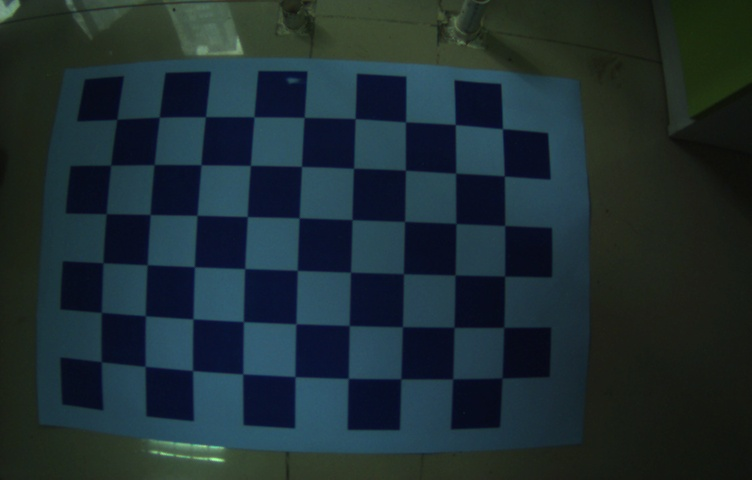
//> input picture mono_extrinc_calib/1.jpg, 752 x 480 px
$ ./lk_match   (built with g++ and OpenCV 4)
//> lines starting //> are read from the running program, lines starting //| are printed output that depends on the picture
#include <iostream>
#include <opencv2/core/core.hpp>
#include <opencv2/highgui/highgui.hpp>
#include <opencv2/imgproc/imgproc.hpp>
#include <opencv2/features2d/features2d.hpp>
#include <opencv2/xfeatures2d/nonfree.hpp>
#include "opencv2/calib3d/calib3d.hpp"
#include <vector>
#include <cmath>
#include <opencv2/opencv.hpp>

using namespace std;
using namespace cv;


bool readIntrinsic(const string &file_path, cv::Mat &K_Mat, cv::Mat &DistCoef, cv::Size &imageSize)
{
    cv::FileStorage fs(file_path, cv::FileStorage::READ);
    if (!fs.isOpened())
        return false;

    DistCoef.at<double>(0) = fs["Camera.k1"];
    DistCoef.at<double>(1) = fs["Camera.k2"];
    DistCoef.at<double>(2) = fs["Camera.p1"];
    DistCoef.at<double>(3) = fs["Camera.p2"];

    K_Mat.at<double>(0,0) = fs["Camera.fx"];
    K_Mat.at<double>(1,1) = fs["Camera.fy"];
    K_Mat.at<double>(0,2) = fs["Camera.cx"];
    K_Mat.at<double>(1,2) = fs["Camera.cy"];

    imageSize.height = fs["Camera.height"];
    imageSize.width = fs["Camera.width"];

    cout<<"________________________________________"<<endl;
    cout << endl << "Camera Parameters: " << endl;
    cout << "- fx: " << K_Mat.at<double>(0,0) << endl;
    cout << "- fy: " << K_Mat.at<double>(1,1) << endl;
    cout << "- cx: " << K_Mat.at<double>(0,2) << endl;
    cout << "- cy: " << K_Mat.at<double>(1,2) << endl;
    cout << "- k1: " << DistCoef.at<double>(0) << endl;
    cout << "- k2: " << DistCoef.at<double>(1) << endl;
    cout << "- p1: " << DistCoef.at<double>(2) << endl;
    cout << "- p2: " << DistCoef.at<double>(3) << endl;
    cout<<"________________________________________"<<endl;
    return true;
}

int main(int argc, char **argv)
{
    string file_path = "./camera.yaml"; // camera_fisheye_ankobot
    cout<<"intrinsic file: "<<file_path<<endl;
    cv::Mat K_Mat = cv::Mat::eye(3, 3, CV_64F);
    cv::Mat DistCoef = cv::Mat(4, 1, CV_64F);
    cv::Size imageSize;
    //cv::Mat DistCoef_Zero = cv::Mat::zeros(4, 1, CV_64F);
    if(!readIntrinsic(file_path, K_Mat, DistCoef, imageSize))
        return 1;

    cv::Mat mapx, mapy; //内部存的是重映射之后的坐标，不是像素值
    cv::Mat R = cv::Mat::eye(3,3, CV_32F);
    cv::fisheye::initUndistortRectifyMap(K_Mat, DistCoef, R, K_Mat,
                                         imageSize, CV_32FC1, mapx, mapy);


    Mat srcImg1, srcImg2;
    if(argc > 2)
    {
        srcImg1 = imread(string(argv[1]), IMREAD_GRAYSCALE);      //待配准图
        srcImg2 = imread(string(argv[2]), IMREAD_GRAYSCALE);      //基准图
    }
    else
    {
        srcImg1 = imread("1.jpg", IMREAD_GRAYSCALE);      //待配准图
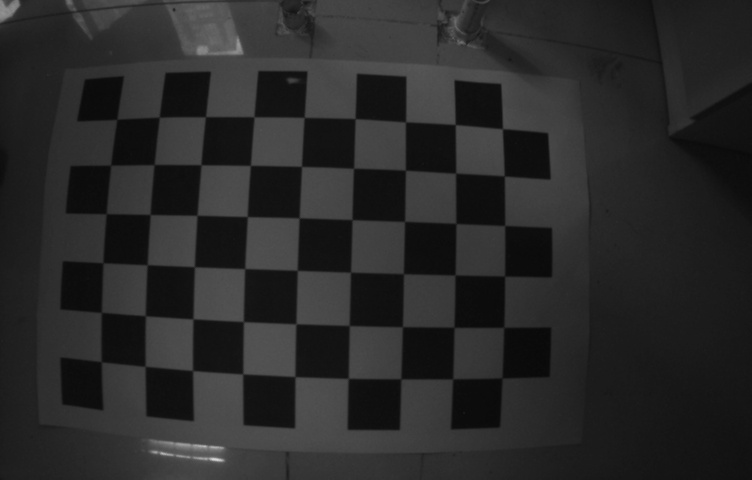
//> srcImg1: 480 rows x 752 cols, CV_8UC1; min 8, max 216, mean 41
        srcImg2 = imread("2.jpg", IMREAD_GRAYSCALE);      //基准图
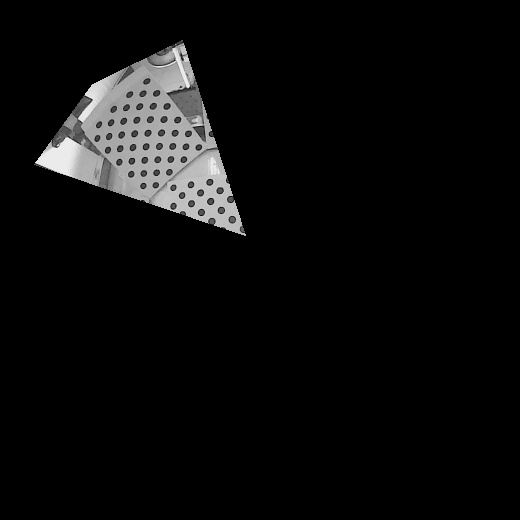
//> input picture calib_with_circle_grid/build/2.jpg, 520 x 520 px
//> srcImg2 is the input picture: 520 rows x 520 cols, CV_8UC1; min 0, max 244, mean 12.1
    }

    cv::remap(srcImg1, srcImg1, mapx, mapy, cv::INTER_LINEAR);
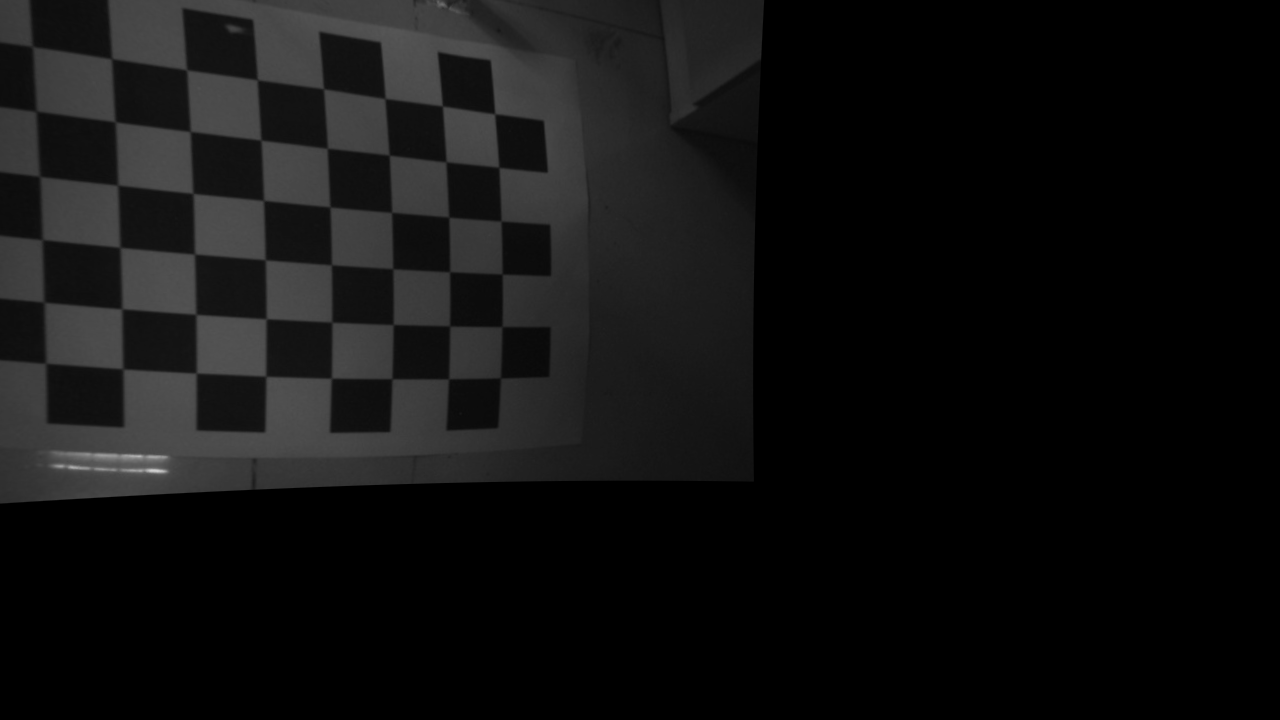
//> srcImg1: 720 rows x 1280 cols, CV_8UC1; min 0, max 208, mean 16.8
    cv::remap(srcImg2, srcImg2, mapx, mapy, cv::INTER_LINEAR);
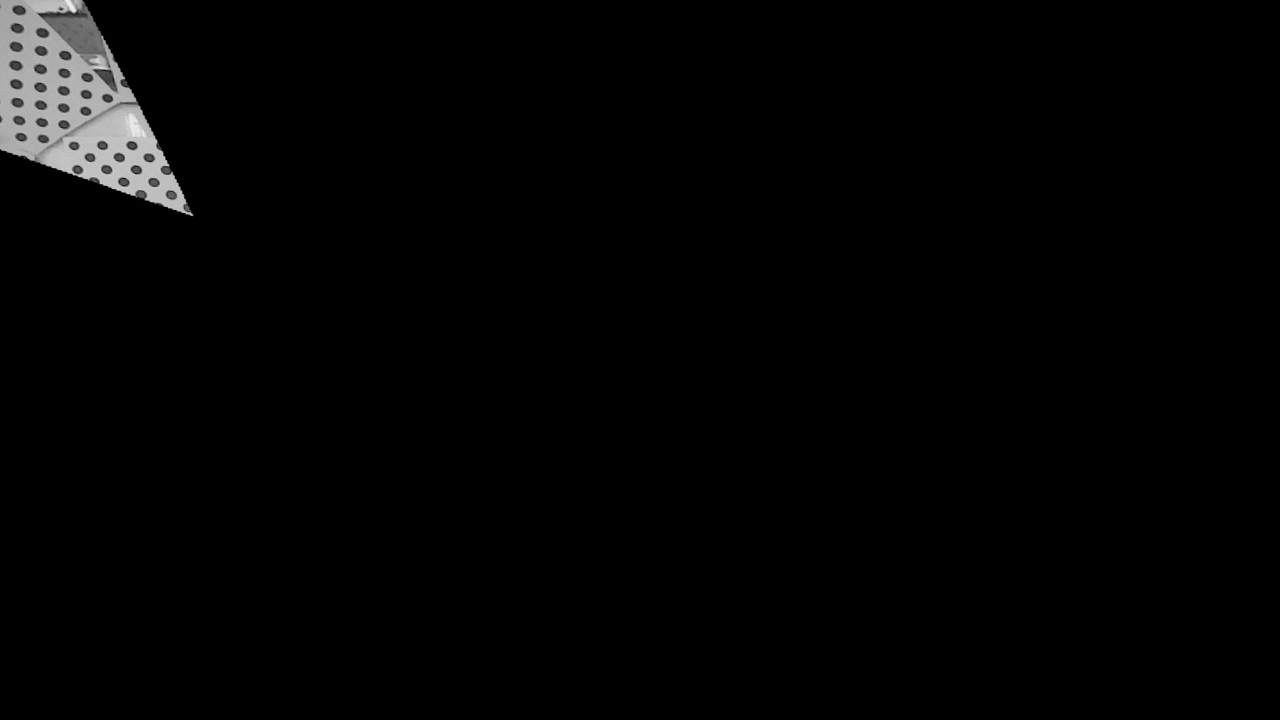
//> srcImg2: 720 rows x 1280 cols, CV_8UC1; min 0, max 238, mean 4

// [6 lines of commented-out code are left out]

    if(srcImg1.empty() || srcImg2.empty())
    {
        cout<< "error to open image!" << endl;
        return 0;
    }


    vector<cv::Point2f> lKeyPoints;
    vector<cv::KeyPoint> keyPoints;
    cv::Ptr<cv::FastFeatureDetector> cornorDetector = cv::FastFeatureDetector::create(20);
    cornorDetector->detect(srcImg1, keyPoints);
//> keyPoints = 67 keypoints; strongest (x, y, size): (165, 471, 7), (140, 456, 7), (165, 457, 7), (70, 467, 7)


    vector<cv::Point2f> lastPts, curPts;
    cv::Mat tmpImage = srcImg1.clone();
    if(tmpImage.channels() == 1)
        cv::cvtColor(tmpImage, tmpImage, CV_GRAY2BGR);
    for(cv::KeyPoint ele:keyPoints)
    {
        lKeyPoints.push_back(ele.pt);
        lastPts.push_back(ele.pt);
        cv::circle(tmpImage, ele.pt, 10, cv::Scalar(0, 240, 0), 1);
    }
//> this loop made 67 passes
//> ele on passes 1 to 12: keypoint at (442, 4), size 7, keypoint at (445, 6), size 7, keypoint at (184, 10), size 7, keypoint at (321, 34), size 7, keypoint at (379, 43), size 7, keypoint at (439, 53), size 7, keypoint at (489, 61), size 7, keypoint at (259, 82), size 7, keypoint at (325, 91), size 7, keypoint at (383, 96), size 7, keypoint at (387, 101), size 7, keypoint at (441, 104), size 7
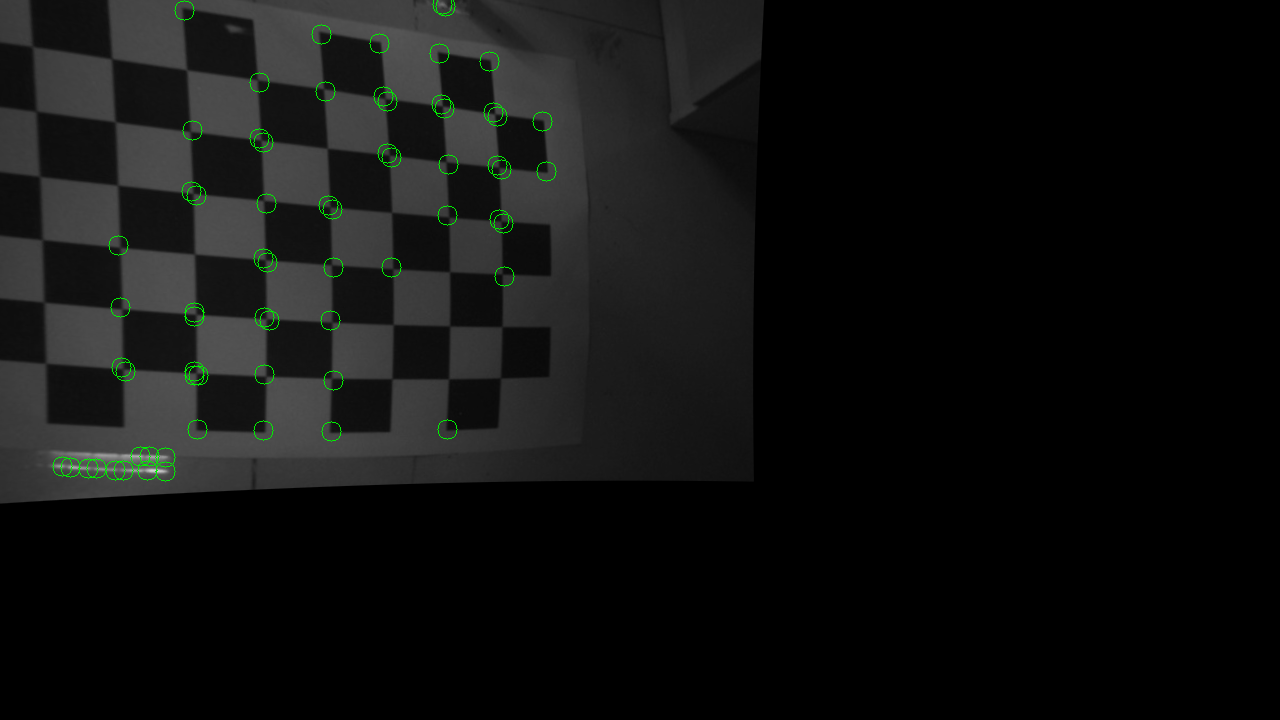
//> tmpImage: 720 rows x 1280 cols, CV_8UC3; mean B, G, R 16.6, 17.6, 16.6
//> after the loop, lKeyPoints = 67 Points (x, y), first 12: [442, 4], [445, 6], [184, 10], [321, 34], [379, 43], [439, 53], [489, 61], [259, 82], [325, 91], [383, 96], [387, 101], [441, 104]; lastPts has the same summary as lKeyPoints

    cv::imshow("tmpImage1", tmpImage);

    vector<unsigned char> status;
    vector<float> errors;
    cv::calcOpticalFlowPyrLK(srcImg1, srcImg2, lastPts, curPts, status, errors);
//> curPts = 67 Points (x, y), first 12: [437.2, -91.43], [447.7, -79.78], [258.1, -92.1], [390.7, -93.98], [298.9, -88.11], [381.7, -45.57], [545.5, -12.78], [221.9, -56.26], [395.8, -57.82], [317.1, -44.62], [300.6, -87.56], [389.8, -36.43]; status = 67 values, max 1 at index 13, min 0 at index 0, mean 0.507; errors = 67 values, max 94.72 at index 25, min 0 at index 0, mean 24.47

    tmpImage = srcImg2.clone();
    if(tmpImage.channels() == 1)
        cv::cvtColor(tmpImage, tmpImage, CV_GRAY2BGR);
    int size = curPts.size();
//> size = 67
    for(int i=0; i< size; i++)
    {
        if(status[i])
        {
            cv::circle(tmpImage, curPts[i], 10, cv::Scalar(0, 240, 0), 1);
        }
    }
//> this loop made 67 passes
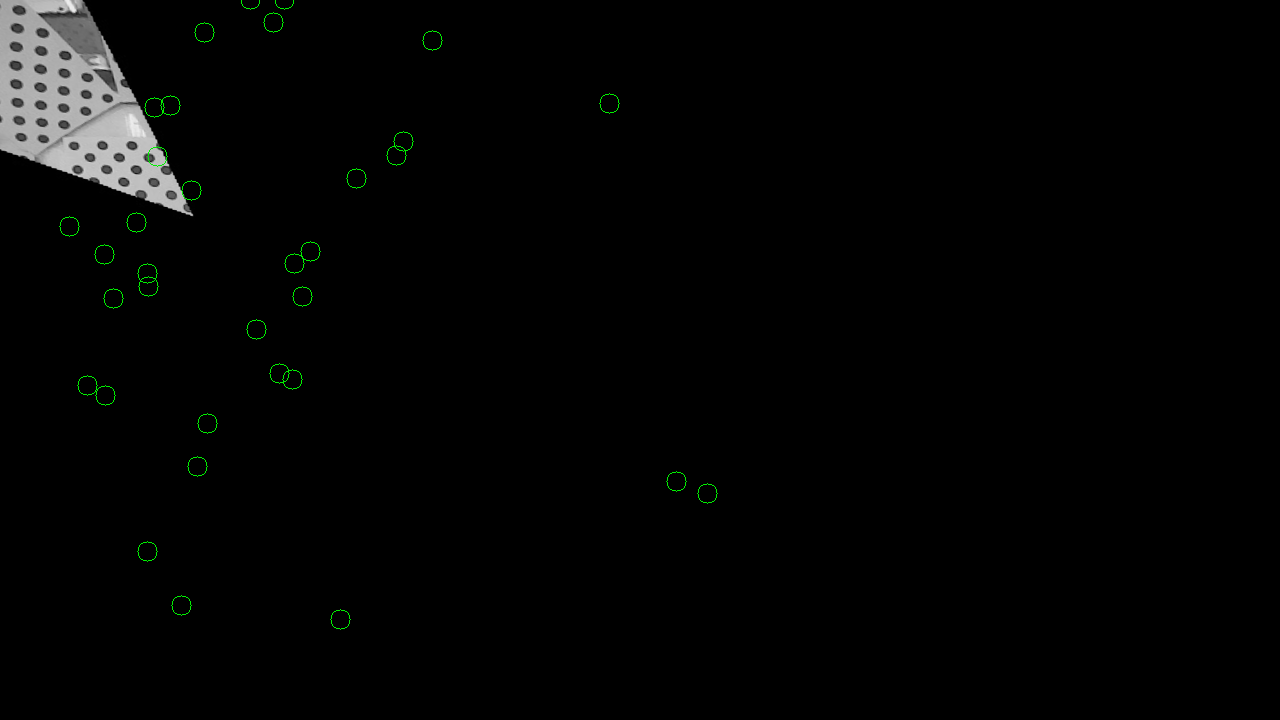
//> tmpImage: 720 rows x 1280 cols, CV_8UC3; mean B, G, R 4, 4.5, 4

// [16 lines of commented-out code are left out]

    cv::imshow("tmpImage2", tmpImage);

    waitKey();

    return 0;
}
